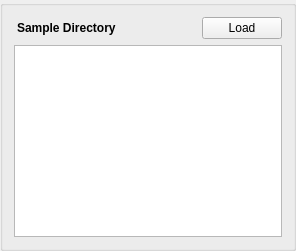
                <widget class="QGroupBox" name="verticalGroupBox_6">
                 <layout class="QVBoxLayout" name="verticalLayout_7">
                  <item>
                   <layout class="QHBoxLayout" name="horizontalLayout_9">
                    <item>
                     <widget class="QLabel" name="label_9">
                      <property name="font">
                       <font>
                        <bold>true</bold>
                       </font>
                      </property>
                      <property name="frameShape">
                       <enum>QFrame::NoFrame</enum>
                      </property>
                      <property name="text">
                       <string>Sample Directory</string>
                      </property>
                      <property name="indent">
                       <number>3</number>
                      </property>
                     </widget>
                    </item>
                    <item>
                     <spacer name="horizontalSpacer_13">
                      <property name="orientation">
                       <enum>Qt::Horizontal</enum>
                      </property>
                      <property name="sizeHint" stdset="0">
                       <size>
                        <width>40</width>
                        <height>20</height>
                       </size>
                      </property>
                     </spacer>
                    </item>
                    <item>
                     <spacer name="horizontalSpacer_3">
                      <property name="orientation">
                       <enum>Qt::Horizontal</enum>
                      </property>
                      <property name="sizeHint" stdset="0">
                       <size>
                        <width>40</width>
                        <height>20</height>
                       </size>
                      </property>
                     </spacer>
                    </item>
                    <item>
                     <widget class="QPushButton" name="PB_SampleDirectory_btn_load">
                      <property name="text">
                       <string>Load</string>
                      </property>
                     </widget>
                    </item>
                   </layout>
                  </item>
                  <item>
                   <widget class="QListWidget" name="PB_SampleDirectory_list"/>
                  </item>
                 </layout>
                </widget>
